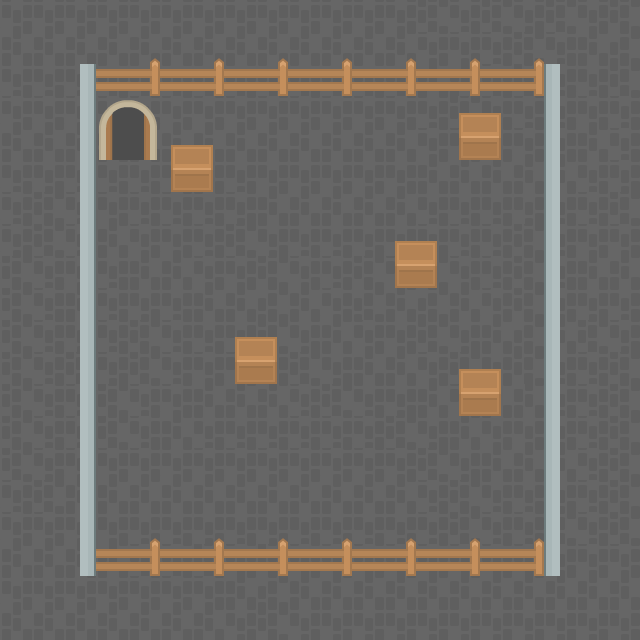

A 2D game scene composited from a Tiled map and its tileset images. What follows is a short description and the map's XML, with each tile layer's data collapsed to a summary:
An orthogonal 20x20 tile map with 32x32 px tiles, 2 tile layers (Background, Midground1) and 5 objects (default_spawn).

<map version="1.4" tiledversion="1.4.1" orientation="orthogonal" renderorder="right-down" width="20" height="20" tilewidth="32" tileheight="32" infinite="0" nextlayerid="8" nextobjectid="9">
 <editorsettings>
  <export target="inn_map.lua" format="lua" />
 </editorsettings>
 <tileset firstgid="1" source="../tilesets/RPG_tileset.tsx" />
 <objectgroup id="4" name="PlayerSpawn">
  <object id="3" name="default_spawn" x="128" y="224">
   <properties>
    <property name="default" type="bool" value="true" />
   </properties>
   <point />
  </object>
 </objectgroup>
 <objectgroup id="7" name="ItemSpawn" />
 <objectgroup id="3" name="DoorLayer">
  <object id="5" x="112" y="120" width="32" height="48">
   <properties>
    <property name="destination" value="mainWorld" />
   </properties>
  </object>
 </objectgroup>
 <objectgroup id="5" name="EnemySpawn">
  <object id="6" x="480" y="496">
   <properties>
    <property name="on_start" type="bool" value="true" />
   </properties>
   <point />
  </object>
  <object id="7" x="504" y="312">
   <point />
  </object>
  <object id="8" x="352" y="488">
   <properties>
    <property name="on_start" type="bool" value="true" />
   </properties>
   <point />
  </object>
 </objectgroup>
 <layer id="1" name="Background" width="20" height="20">
  <data>[400 cells, 400 non-empty, 12 distinct tile ids]</data>
 </layer>
 <objectgroup id="6" name="SpriteLayer" />
 <layer id="2" name="Midground1" width="20" height="20">
  <data>[400 cells, 112 non-empty, 16 distinct tile ids]</data>
 </layer>
</map>
